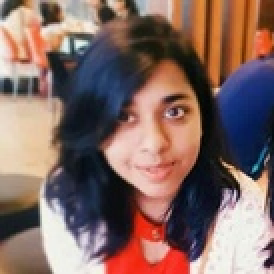
#> input picture training_data/s1/1.jpg, 137 x 137 px, shrunk from 460 x 460 before the run (shown 2 times larger); its folder holds only this picture in this run
$ jupyter execute --allow-errors 'Face recognition Code.ipynb'
#> lines starting #> are read from the running program, lines starting #| are printed output that depends on the picture
[cell 1]
import cv2
import numpy as np
import os
from PIL import Image

### Creating Cascade for face detection

[cell 2]
cascadePath = "haarcascade_frontalface_default.xml"
faceCascade = cv2.CascadeClassifier(cascadePath)

### Creating face recognition object using LBPH

[cell 3]
recognizer = cv2.face.LBPHFaceRecognizer_create()
images=[]
labels=[]

[cell 4]
def prepare_data(directory_name):
#> called with directory_name = 'training_data'
    dirs = os.listdir(directory_name)

    print(dirs)
    for i in dirs:

        label=i[1]
        print(label)
        sub_path = directory_name + "/" + i
        sub_img = os.listdir(sub_path)
        if(len(sub_img)>0):
            for name in sub_img:

                image_pil = Image.open(directory_name + "/" + i + "/" +name).convert('L')
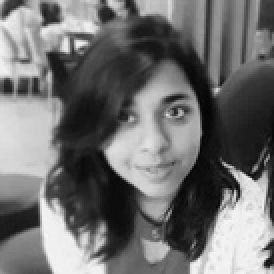
#> image_pil: PIL image 137x137 L (shown 2 times larger); min 2, max 246, mean 111.6
                image = np.array(image_pil, 'uint8')
                faces=faceCascade.detectMultiScale(image)
#> faces = [[46, 34, 64, 64]]
                #count=0
                if faces is not None:
                    #count=count+1
                    (x,y,h,w)=faces[0]
#> x = 46; y = 34; h = 64; w = 64
                    images.append(image[y:y+h,x:x+w])
                    #print(count)
                    labels.append(int(label))
#> pass 2 of the loop in prepare_data, `for i in dirs:`:
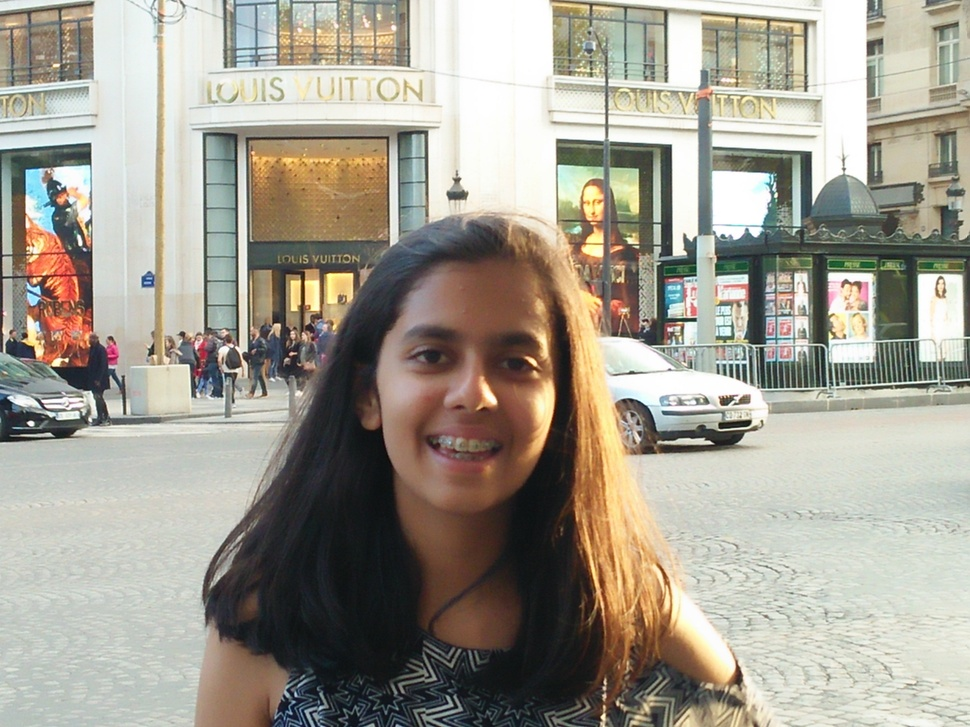
#> input picture training_data/s2/1.jpg, 970 x 727 px, shrunk from 3264 x 2448 before the run
#> in prepare_data, `image_pil = Image.open(directory_name + "/" + i + "/" +name).convert('..`:
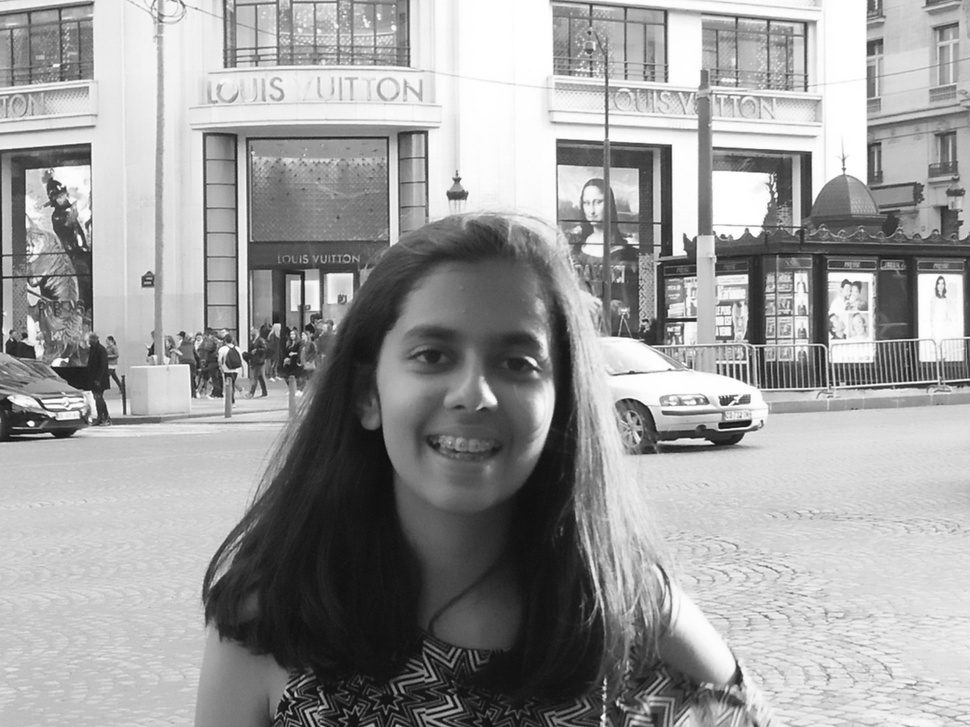
#> image_pil: PIL image 970x727 L; min 8, max 255, mean 156.8
#> faces = [[577, 190, 31, 31], [355, 274, 224, 224]]
#> x = 577; y = 190; h = 31

                    #cv2.imshow("add",image[y:y+h,x:x+w])
                    #cv2.waitKey(50)
